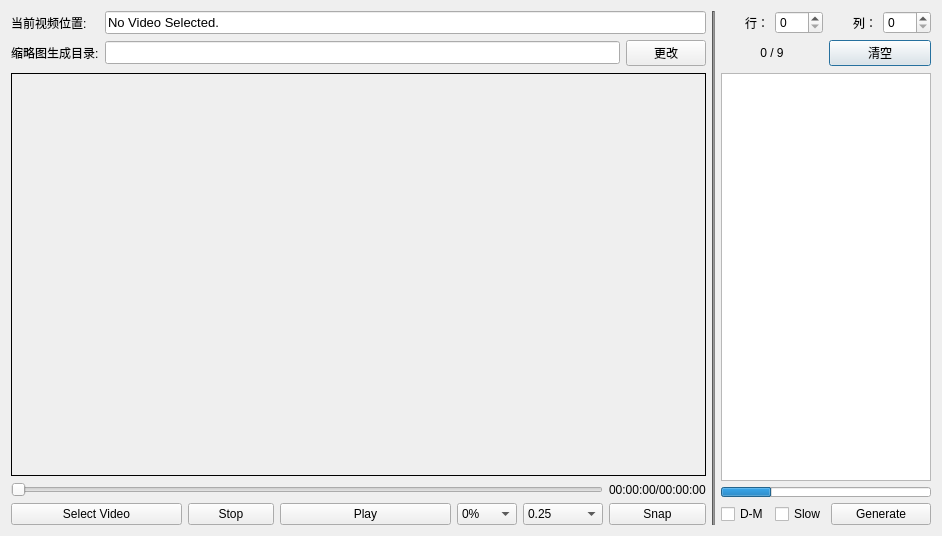
<?xml version="1.0" encoding="UTF-8"?>
<ui version="4.0">
 <class>ThumbnailerDialog</class>
 <widget class="QDialog" name="ThumbnailerDialog">
  <property name="geometry">
   <rect>
    <x>0</x>
    <y>0</y>
    <width>942</width>
    <height>536</height>
   </rect>
  </property>
  <property name="windowTitle">
   <string>Thumbnailer Dialog</string>
  </property>
  <layout class="QGridLayout" name="gridLayout_3">
   <item row="0" column="2">
    <layout class="QGridLayout" name="topright_gridLayout">
     <item row="0" column="0">
      <widget class="QLabel" name="display_label_3">
       <property name="maximumSize">
        <size>
         <width>50</width>
         <height>16777215</height>
        </size>
       </property>
       <property name="text">
        <string>行：</string>
       </property>
       <property name="alignment">
        <set>Qt::AlignRight|Qt::AlignTrailing|Qt::AlignVCenter</set>
       </property>
      </widget>
     </item>
     <item row="0" column="3">
      <widget class="QSpinBox" name="column_spinBox"/>
     </item>
     <item row="0" column="2">
      <widget class="QLabel" name="display_label_4">
       <property name="maximumSize">
        <size>
         <width>50</width>
         <height>16777215</height>
        </size>
       </property>
       <property name="text">
        <string>列：</string>
       </property>
       <property name="alignment">
        <set>Qt::AlignRight|Qt::AlignTrailing|Qt::AlignVCenter</set>
       </property>
      </widget>
     </item>
     <item row="0" column="1">
      <widget class="QSpinBox" name="row_spinBox"/>
     </item>
     <item row="1" column="0" colspan="2">
      <widget class="QLabel" name="thumbs_cnt_label">
       <property name="text">
        <string>0 / 9</string>
       </property>
       <property name="alignment">
        <set>Qt::AlignCenter</set>
       </property>
      </widget>
     </item>
     <item row="1" column="2" colspan="2">
      <widget class="QPushButton" name="clear_thumbs_pushButton">
       <property name="text">
        <string>清空</string>
       </property>
      </widget>
     </item>
    </layout>
   </item>
   <item row="1" column="0">
    <layout class="QGridLayout" name="left_gridLayout">
     <item row="2" column="6">
      <widget class="QComboBox" name="play_spd_comboBox">
       <property name="maximumSize">
        <size>
         <width>80</width>
         <height>16777215</height>
        </size>
       </property>
       <property name="toolTip">
        <string>&lt;html&gt;&lt;head/&gt;&lt;body&gt;&lt;p&gt;播放速度&lt;/p&gt;&lt;/body&gt;&lt;/html&gt;</string>
       </property>
       <item>
        <property name="text">
         <string>0.25</string>
        </property>
       </item>
       <item>
        <property name="text">
         <string>0.5</string>
        </property>
       </item>
       <item>
        <property name="text">
         <string>0.8</string>
        </property>
       </item>
       <item>
        <property name="text">
         <string>1.0</string>
        </property>
       </item>
       <item>
        <property name="text">
         <string>1.25</string>
        </property>
       </item>
       <item>
        <property name="text">
         <string>1.5</string>
        </property>
       </item>
       <item>
        <property name="text">
         <string>2.0</string>
        </property>
       </item>
       <item>
        <property name="text">
         <string>4.0</string>
        </property>
       </item>
      </widget>
     </item>
     <item row="2" column="3" colspan="2">
      <widget class="QPushButton" name="playpause_pushButton">
       <property name="text">
        <string>Play</string>
       </property>
      </widget>
     </item>
     <item row="2" column="2">
      <widget class="QPushButton" name="stop_pushButton">
       <property name="text">
        <string>Stop</string>
       </property>
      </widget>
     </item>
     <item row="2" column="0" colspan="2">
      <widget class="QPushButton" name="select_pushButton">
       <property name="text">
        <string>Select Video</string>
       </property>
      </widget>
     </item>
     <item row="1" column="7">
      <widget class="QLabel" name="time_label">
       <property name="text">
        <string>00:00:00/00:00:00</string>
       </property>
      </widget>
     </item>
     <item row="1" column="0" colspan="7">
      <widget class="QSlider" name="progress_horizontalSlider">
       <property name="orientation">
        <enum>Qt::Horizontal</enum>
       </property>
      </widget>
     </item>
     <item row="2" column="7">
      <widget class="QPushButton" name="snap_pushButton">
       <property name="text">
        <string>Snap</string>
       </property>
      </widget>
     </item>
     <item row="0" column="0" colspan="8">
      <widget class="QWidget" name="video_widget" native="true">
       <property name="styleSheet">
        <string notr="true">border: 1px solid black;</string>
       </property>
      </widget>
     </item>
     <item row="2" column="5">
      <widget class="QComboBox" name="volume_comboBox">
       <property name="maximumSize">
        <size>
         <width>60</width>
         <height>16777215</height>
        </size>
       </property>
       <property name="toolTip">
        <string>&lt;html&gt;&lt;head/&gt;&lt;body&gt;&lt;p&gt;音量&lt;/p&gt;&lt;/body&gt;&lt;/html&gt;</string>
       </property>
       <item>
        <property name="text">
         <string>0%</string>
        </property>
       </item>
       <item>
        <property name="text">
         <string>10%</string>
        </property>
       </item>
       <item>
        <property name="text">
         <string>40%</string>
        </property>
       </item>
       <item>
        <property name="text">
         <string>50%</string>
        </property>
       </item>
       <item>
        <property name="text">
         <string>80%</string>
        </property>
       </item>
       <item>
        <property name="text">
         <string>100%</string>
        </property>
       </item>
      </widget>
     </item>
    </layout>
   </item>
   <item row="0" column="1" rowspan="2">
    <widget class="Line" name="separator_line">
     <property name="styleSheet">
      <string notr="true">background-color: rgb(134, 134, 134);</string>
     </property>
     <property name="orientation">
      <enum>Qt::Vertical</enum>
     </property>
    </widget>
   </item>
   <item row="1" column="2">
    <layout class="QGridLayout" name="right_gridLayout">
     <item row="2" column="0" colspan="4">
      <widget class="QProgressBar" name="get_thumbs_progressBar">
       <property name="maximumSize">
        <size>
         <width>16777215</width>
         <height>10</height>
        </size>
       </property>
       <property name="value">
        <number>24</number>
       </property>
       <property name="alignment">
        <set>Qt::AlignCenter</set>
       </property>
       <property name="textVisible">
        <bool>false</bool>
       </property>
      </widget>
     </item>
     <item row="1" column="0" colspan="4">
      <widget class="QListView" name="thumbs_listView">
       <property name="maximumSize">
        <size>
         <width>210</width>
         <height>16777215</height>
        </size>
       </property>
      </widget>
     </item>
     <item row="3" column="0">
      <widget class="QCheckBox" name="no_watermark_checkBox">
       <property name="maximumSize">
        <size>
         <width>50</width>
         <height>16777215</height>
        </size>
       </property>
       <property name="toolTip">
        <string>&lt;html&gt;&lt;head/&gt;&lt;body&gt;&lt;p&gt;移除缩略图左上角的时间水印&lt;/p&gt;&lt;/body&gt;&lt;/html&gt;</string>
       </property>
       <property name="text">
        <string>D-M</string>
       </property>
      </widget>
     </item>
     <item row="3" column="1">
      <widget class="QCheckBox" name="slow_algo_checkBox">
       <property name="maximumSize">
        <size>
         <width>50</width>
         <height>16777215</height>
        </size>
       </property>
       <property name="toolTip">
        <string>&lt;html&gt;&lt;head/&gt;&lt;body&gt;&lt;p&gt;使用另一种较慢的算法生成缩略图, 兼容性更佳&lt;/p&gt;&lt;/body&gt;&lt;/html&gt;</string>
       </property>
       <property name="text">
        <string>Slow</string>
       </property>
      </widget>
     </item>
     <item row="3" column="2" colspan="2">
      <widget class="QPushButton" name="get_thumbs_pushButton">
       <property name="text">
        <string>Generate</string>
       </property>
      </widget>
     </item>
    </layout>
   </item>
   <item row="0" column="0">
    <layout class="QGridLayout" name="topleft_gridLayout">
     <item row="1" column="1">
      <widget class="QLineEdit" name="thumbs_dir_lineEdit">
       <property name="font">
        <font>
         <pointsize>10</pointsize>
        </font>
       </property>
      </widget>
     </item>
     <item row="0" column="1" colspan="2">
      <widget class="QLineEdit" name="current_video_lineEdit">
       <property name="font">
        <font>
         <pointsize>10</pointsize>
        </font>
       </property>
       <property name="text">
        <string>No Video Selected.</string>
       </property>
      </widget>
     </item>
     <item row="0" column="0">
      <widget class="QLabel" name="display_label_1">
       <property name="text">
        <string>当前视频位置:</string>
       </property>
      </widget>
     </item>
     <item row="1" column="0">
      <widget class="QLabel" name="display_label_2">
       <property name="text">
        <string>缩略图生成目录:</string>
       </property>
      </widget>
     </item>
     <item row="1" column="2">
      <widget class="QPushButton" name="change_dir_pushButton">
       <property name="text">
        <string>更改</string>
       </property>
      </widget>
     </item>
     <item row="2" column="0" colspan="3">
      <spacer name="horizontalSpacer">
       <property name="orientation">
        <enum>Qt::Horizontal</enum>
       </property>
       <property name="sizeHint" stdset="0">
        <size>
         <width>40</width>
         <height>1</height>
        </size>
       </property>
      </spacer>
     </item>
    </layout>
   </item>
  </layout>
 </widget>
 <resources/>
 <connections/>
</ui>
